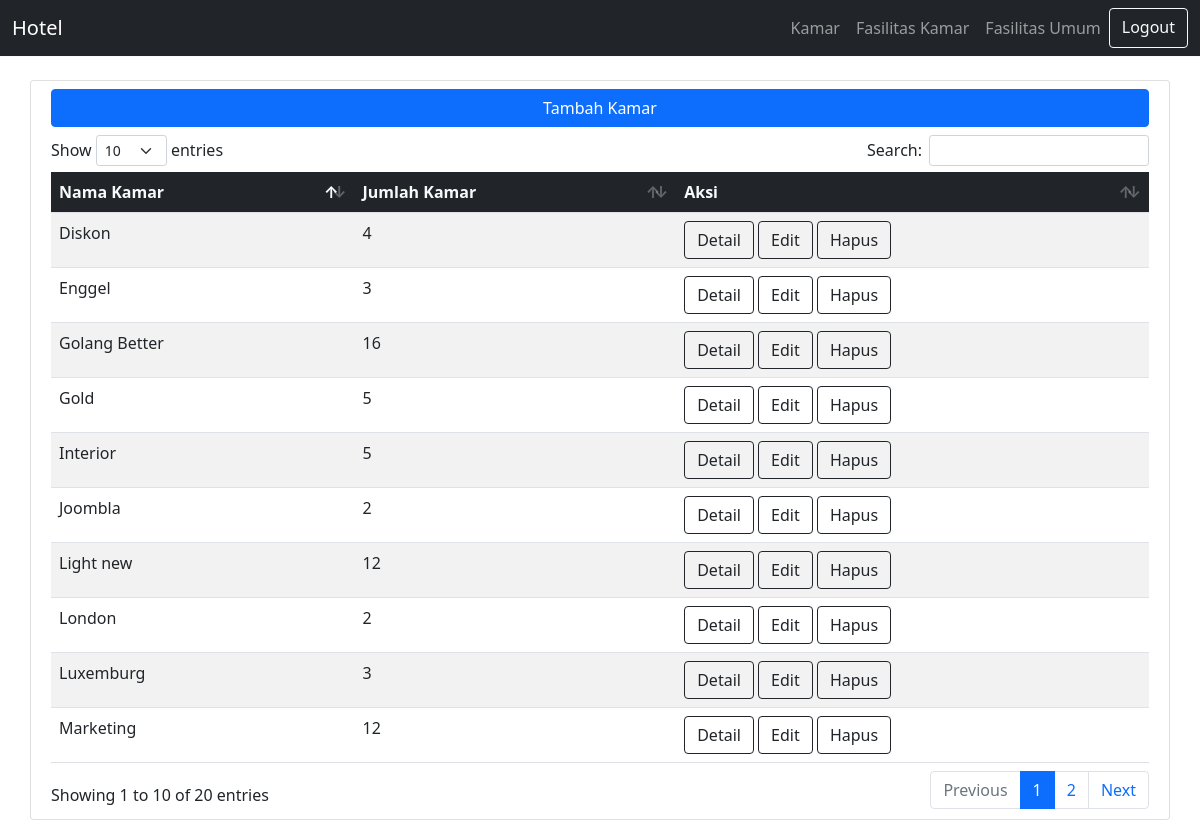
Page /admin/kamar.php on the committed database.
### tables this page shows
CREATE TABLE `kamar` (
  `id_kamar` int(11) NOT NULL,
  `nama_kamar` varchar(50) NOT NULL,
  `total_kamar` int(5) NOT NULL
);

### admin/kamar.php (the view, shortened to what this page needs)
<?php
$conn = mysqli_connect("localhost", "root", "", "hotel-hebat");
?>
<!DOCTYPE html>
<html lang="en">
<head>
  <link rel="stylesheet" href="../vendor/bootstrap.min.css">
  <link rel="stylesheet" href="../vendor/dataTables.bootstrap5.min.css">
</head>
<body style="margin-top: 80px;">
  <?php
  include './navbar.php'
  ?>
  <div class="card container">
    <div class="table-responsive p-2">
      <a href="tambah_kamar.php" class="btn btn-primary mb-2 d-block">Tambah Kamar</a>
      <table id="kamar" class="table table-striped" style="width:100%">
        <thead class="bg-dark text-light">
          <tr>
            <th>Nama Kamar</th>
            <th>Jumlah Kamar</th>
            <th>Aksi</th>
          </tr>
        </thead>
        <tbody>
          <?php
          $resultKamar = mysqli_query($conn, "SELECT * FROM kamar");
          ?>
          <?php while ($rowKamar = mysqli_fetch_assoc($resultKamar)) : ?>
            <tr>
              <td><?= $rowKamar['nama_kamar']; ?></td>
              <td><?= $rowKamar['total_kamar']; ?></td>
              <td>
                <a href="detail_kamar.php?id_kamar=<?= $rowKamar['id_kamar']; ?>" class="btn btn-outline-dark">Detail</a>
                <a href="edit_kamar.php?id_kamar=<?= $rowKamar['id_kamar']; ?>" class="btn btn-outline-dark">Edit</a>
                <a href="hapus_kamar.php?id_kamar=<?= $rowKamar['id_kamar']; ?>" class="btn btn-outline-dark">Hapus</a>
              </td>
            </tr>
          <?php endwhile; ?>
        </tbody>
      </table>
    </div>
  </div>
</body>
</html>

### admin/navbar.php (shortened to what this page needs)
<nav class="navbar fixed-top border-bottom border-light navbar-expand-lg navbar-dark bg-dark">
  <div class="container-fluid">
    <a class="navbar-brand" href="#">Hotel</a>
    <div class="ml-auto">
      <div class="collapse navbar-collapse" id="navbarNavAltMarkup">
        <div class="navbar-nav">
          <a class="nav-link" href="./kamar.php">Kamar</a>
          <a class="nav-link" href="./fasilitas_kamar.php">Fasilitas Kamar</a>
          <a class="nav-link" href="./fasilitas_umum.php">Fasilitas Umum</a>
          <a href="logout.php" class="btn btn-outline-light">Logout</a>
        </div>
      </div>
    </div>
  </div>
</nav>

### rows in the picture
kamar: nama_kamar "Gold", total_kamar "5"
kamar: nama_kamar "Diskon", total_kamar "4"
kamar: nama_kamar "Marketing", total_kamar "12"
kamar: nama_kamar "Luxemburg", total_kamar "3"
kamar: nama_kamar "London", total_kamar "2"
kamar: nama_kamar "Interior", total_kamar "5"
kamar: nama_kamar "Joombla", total_kamar "2"
kamar: nama_kamar "Enggel", total_kamar "3"
kamar: nama_kamar "Golang Better", total_kamar "16"
kamar: nama_kamar "Light new", total_kamar "12"
